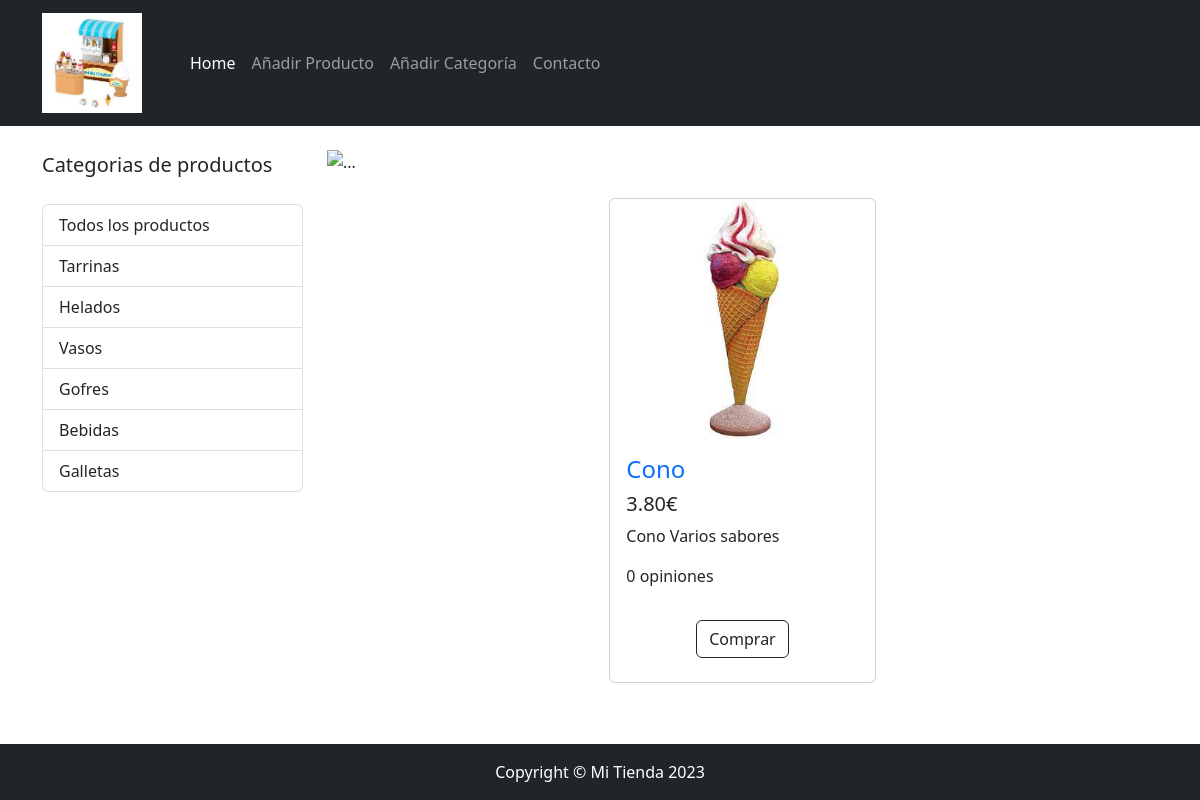
Screenshot of /tienda/index.php?id_cat=2 with the database file from the repository.
### tables this page shows
CREATE TABLE `categorias` (
  `id_categoria` int(6) NOT NULL,
  `nombre` varchar(30) NOT NULL,
  `descripcion` text NOT NULL
);

CREATE TABLE `productos` (
  `id_producto` int(6) NOT NULL,
  `categoria_id` int(6) NOT NULL,
  `nombre` varchar(50) NOT NULL,
  `descripcion` text NOT NULL,
  `precio` decimal(6,2) NOT NULL,
  `url_foto` text NOT NULL,
  `n_opiniones` smallint(5) NOT NULL,
  `fecha` timestamp NOT NULL DEFAULT current_timestamp()
);

### tienda/index.php (the view, shortened to what this page needs)
<?php include("_header.php"); ?>
  <div class="container">
    <div class="row">
      <div class="col-lg-3">
        <p class="lead my-4">Categorias de productos</p>
        <div class="list-group">
          <a href="index.php" class="list-group-item">Todos los productos</a>
		<?php $sql = "SELECT * FROM categorias";
			  $resultado = mysqli_query($mysqli, $sql);
			  while ($row = mysqli_fetch_assoc($resultado))
			  { ?>
				<a href="index.php?id_cat=<?php echo $row['id_categoria']; ?>" class="list-group-item"><?php echo $row['nombre']; ?></a>
		<?php } ?>
        </div>
      </div>
      <div class="col-lg-9">
		<div id="carouselExampleIndicators" class="carousel slide my-4" data-bs-ride="carousel">
		  <div class="carousel-indicators">
			<button type="button" data-bs-target="#carouselExampleIndicators" data-bs-slide-to="0" class="active" aria-current="true" aria-label="Slide 1"></button>
			<button type="button" data-bs-target="#carouselExampleIndicators" data-bs-slide-to="1" aria-label="Slide 2"></button>
		  </div>
		  <div class="carousel-inner">
			<div class="carousel-item active">
			  <img src="./img/slider/heladeria.jpeg" class="d-block w-100" alt="...">
			</div>
		  </div>
		  <button class="carousel-control-prev" type="button" data-bs-target="#carouselExampleIndicators" data-bs-slide="prev">
			<span class="carousel-control-prev-icon" aria-hidden="true"></span>
		  </button>
		  <button class="carousel-control-next" type="button" data-bs-target="#carouselExampleIndicators" data-bs-slide="next">
			<span class="carousel-control-next-icon" aria-hidden="true"></span>
		  </button>
		</div>
        <div class="row gx-4 gx-lg-3 row-cols-1 row-cols-md-2 row-cols-lg-3 justify-content-center">
		<?php
			if(isset($_REQUEST['id_cat'])){
				$sql_prod = "SELECT * FROM productos WHERE categoria_id=".$_REQUEST['id_cat'];
			}else{
				$sql_prod = "SELECT * FROM productos";
			}
			$resultado_prod = mysqli_query($mysqli, $sql_prod);
			if(mysqli_num_rows($resultado_prod)>0)
			{
				while ($row_prod = mysqli_fetch_assoc($resultado_prod))
				{
				?>
			  <div class="col mb-5">
				<div class="card h-100">
				  <a href="#"><img class="card-img-top" src="./img/productes/<?php echo $row_prod['url_foto']; ?>" alt=""></a>
				  <div class="card-body">
					<h4 class="card-title">
					  <a href="#" class="text-decoration-none"><?php echo $row_prod['nombre']; ?></a>
					</h4>
					<h5><?php echo $row_prod['precio']; ?>€</h5>
					<p class="card-text"><?php echo $row_prod['descripcion']; ?></p>
					<p class="pull-right"><?php echo $row_prod['n_opiniones']; ?> opiniones</p>
				  </div>
				  <div class="card-footer p-4 pt-0 border-top-0 bg-transparent">
						<div class="text-center"><a class="btn btn-outline-dark mt-auto" href="https://www.paypal.com/cgi-bin/webscr?cmd=_xclick&business=ismaelkm%40hotmail%2ecom&lc=ES&item_name=<?php echo $row_prod['nombre']; ?>&amount=<?php echo $row_prod['precio']; ?>&currency_code=EUR&button_subtype=services&no_note=0&bn=PP%2dBuyNowBF%3abtn_buynowCC_LG%2egif%3aNonHostedGuest" target="_blank">Comprar</a></div>
					</div>
				</div>
			  </div>
			<?php
				}
			}else{ ?>
				<div class="col-sm-12"><h2>No hay productos en esta categoría</h2></div>
			<?php
			}
			?>
        </div>
      </div>
    </div>
  </div>
<?php include("_footer.php"); ?>

### tienda/css/shop-homepage.css (style rules this page uses)
.card-img-top { width: 100%; object-fit: contain; }
@media (min-width: 768px) { .card-img-top { height: 20vw; } }

### rows the page displays
categorias: nombre "Tarrinas"
categorias: nombre "Helados"
categorias: nombre "Vasos"
categorias: nombre "Gofres"
categorias: nombre "Bebidas"
categorias: nombre "Galletas"
productos: url_foto (picture), nombre "Cono", precio "3.80", descripcion "Cono Varios sabores", n_opiniones "0"
